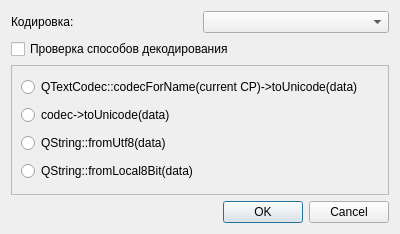
<?xml version="1.0" encoding="UTF-8"?>
<ui version="4.0">
 <class>DialogTerminalOptions</class>
 <widget class="QDialog" name="DialogTerminalOptions">
  <property name="geometry">
   <rect>
    <x>0</x>
    <y>0</y>
    <width>400</width>
    <height>234</height>
   </rect>
  </property>
  <property name="windowTitle">
   <string>Dialog</string>
  </property>
  <layout class="QGridLayout" name="gridLayout_2">
   <item row="0" column="0">
    <layout class="QGridLayout" name="gridLayout">
     <item row="0" column="0">
      <widget class="QLabel" name="label">
       <property name="text">
        <string>Кодировка:</string>
       </property>
      </widget>
     </item>
     <item row="0" column="1">
      <widget class="QComboBox" name="cmEncoding"/>
     </item>
    </layout>
   </item>
   <item row="3" column="0">
    <widget class="QDialogButtonBox" name="buttonBox">
     <property name="orientation">
      <enum>Qt::Horizontal</enum>
     </property>
     <property name="standardButtons">
      <set>QDialogButtonBox::Cancel|QDialogButtonBox::Ok</set>
     </property>
    </widget>
   </item>
   <item row="1" column="0">
    <widget class="QCheckBox" name="chVerefyDecode">
     <property name="text">
      <string>Проверка способов декодирования</string>
     </property>
    </widget>
   </item>
   <item row="2" column="0">
    <widget class="QFrame" name="frame">
     <property name="frameShape">
      <enum>QFrame::StyledPanel</enum>
     </property>
     <property name="frameShadow">
      <enum>QFrame::Raised</enum>
     </property>
     <layout class="QGridLayout" name="gridLayout_3">
      <item row="1" column="0">
       <widget class="QRadioButton" name="radioButton_2">
        <property name="text">
         <string>codec-&gt;toUnicode(data)</string>
        </property>
       </widget>
      </item>
      <item row="2" column="0">
       <widget class="QRadioButton" name="radioButton_3">
        <property name="text">
         <string>QString::fromUtf8(data)</string>
        </property>
       </widget>
      </item>
      <item row="0" column="0">
       <widget class="QRadioButton" name="radioButton">
        <property name="text">
         <string>QTextCodec::codecForName(current CP)-&gt;toUnicode(data)</string>
        </property>
       </widget>
      </item>
      <item row="3" column="0">
       <widget class="QRadioButton" name="radioButton_4">
        <property name="text">
         <string>QString::fromLocal8Bit(data)</string>
        </property>
       </widget>
      </item>
     </layout>
    </widget>
   </item>
  </layout>
 </widget>
 <resources/>
 <connections>
  <connection>
   <sender>buttonBox</sender>
   <signal>accepted()</signal>
   <receiver>DialogTerminalOptions</receiver>
   <slot>accept()</slot>
   <hints>
    <hint type="sourcelabel">
     <x>248</x>
     <y>254</y>
    </hint>
    <hint type="destinationlabel">
     <x>157</x>
     <y>274</y>
    </hint>
   </hints>
  </connection>
  <connection>
   <sender>buttonBox</sender>
   <signal>rejected()</signal>
   <receiver>DialogTerminalOptions</receiver>
   <slot>reject()</slot>
   <hints>
    <hint type="sourcelabel">
     <x>316</x>
     <y>260</y>
    </hint>
    <hint type="destinationlabel">
     <x>286</x>
     <y>274</y>
    </hint>
   </hints>
  </connection>
 </connections>
</ui>
